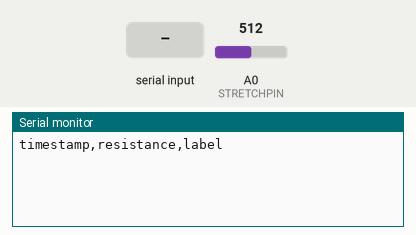
Bench run of a sketch on a simulated Arduino Uno, built with avr-gcc and run on an emulated ATmega328P. On the bench: the last lines printed to the serial monitor. Inputs (shaded band) come from the test bench; at power-on: A0 (STRETCHPIN) = 512.

Above: at 1.2 s.
1.3 s: "start\n" received over Serial
At 1.51 s:
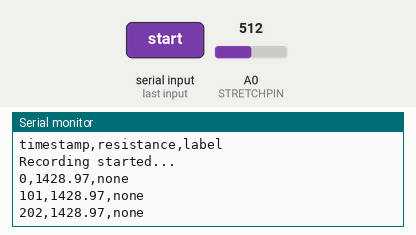
2.8 s: "stop\n" received over Serial
At 3.5 s:
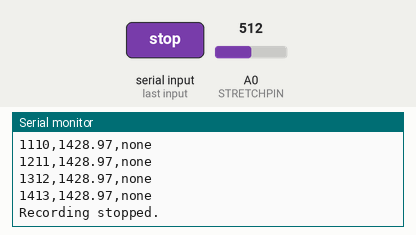
Timing chart, 0 to 5.8 s (numbered marks = the images above; inputs shaded):
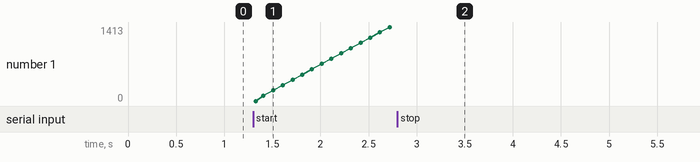

The sketch:

3DFlemML_Example_v1.ino
```cpp
#define SERIESRESISTOR 10000   // 10K resistor
#define STRETCHPIN A0           // Pin connected to the stretch sensor

String currentLabel = "none";   // Current action label
bool recording = false;         // Recording state
unsigned long startTime = 0;    // Starting time for consistent timestamps

void setup() {
  Serial.begin(9600);
  Serial.println("timestamp,resistance,label");  // CSV header
}

void loop() {
  // Check for Serial commands to start/stop recording or label actions
  if (Serial.available()) {
    String command = Serial.readStringUntil('\n');
    command.trim();

    if (command == "start") {
      recording = true;
      startTime = millis();      // Reset timestamp at start
      Serial.println("Recording started...");
    }
    else if (command == "stop") {
      recording = false;
      Serial.println("Recording stopped.");
    }
    else if (recording) {
      // Assign new label while recording
      currentLabel = command;
      Serial.print("Label set to: ");
      Serial.println(currentLabel);
    }
  }

  if (recording) {
    // Read the resistance data
    float reading = analogRead(STRETCHPIN);

    // Convert ADC reading to resistance
    reading = (4095.0 / reading) - 1;         // (4095 / ADC - 1)
    reading = SERIESRESISTOR / reading;       // 10K / (4095 / ADC - 1)

    // Create timestamp in milliseconds
    unsigned long currentTime = millis() - startTime;

    // Print in CSV format
    Serial.print(currentTime);
    Serial.print(",");
    Serial.print(reading, 2);   // Print resistance with 2 decimal places
    Serial.print(",");
    Serial.println(currentLabel);

    // Delay for stability (adjust as needed)
    delay(100);
  }
}
```

Measured:
- after the input at 1.3 s, the serial monitor: prints a new line at once (image 1)
